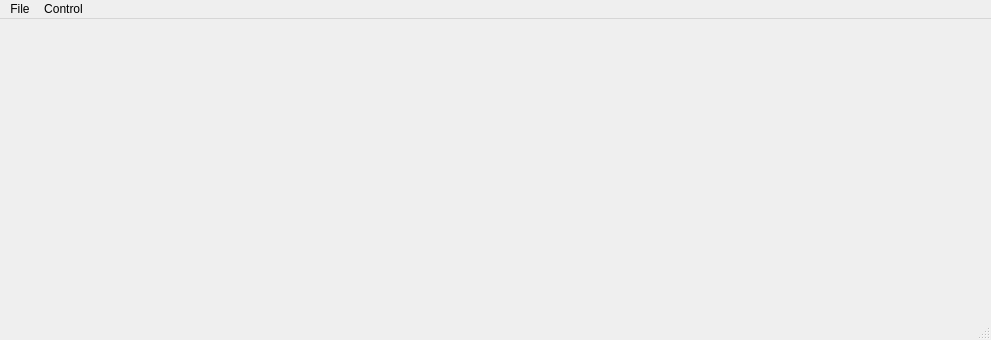
<?xml version="1.0" encoding="UTF-8"?>
<ui version="4.0">
 <class>GraphicStripSyncTestWindow</class>
 <widget class="QMainWindow" name="GraphicStripSyncTestWindow">
  <property name="geometry">
   <rect>
    <x>0</x>
    <y>0</y>
    <width>991</width>
    <height>340</height>
   </rect>
  </property>
  <property name="windowTitle">
   <string>GraphicStripSyncTest</string>
  </property>
  <widget class="QWidget" name="centralwidget">
   <layout class="QVBoxLayout" name="verticalLayout">
    <property name="leftMargin">
     <number>0</number>
    </property>
    <property name="topMargin">
     <number>0</number>
    </property>
    <property name="rightMargin">
     <number>0</number>
    </property>
    <property name="bottomMargin">
     <number>0</number>
    </property>
    <item>
     <layout class="QVBoxLayout" name="verticalLayout_3">
      <property name="leftMargin">
       <number>5</number>
      </property>
      <property name="rightMargin">
       <number>5</number>
      </property>
      <item>
       <widget class="PhGraphicView" name="stripView" native="true"/>
      </item>
     </layout>
    </item>
   </layout>
  </widget>
  <widget class="QMenuBar" name="menubar">
   <property name="geometry">
    <rect>
     <x>0</x>
     <y>0</y>
     <width>991</width>
     <height>22</height>
    </rect>
   </property>
   <widget class="QMenu" name="menuFile">
    <property name="title">
     <string>File</string>
    </property>
    <widget class="QMenu" name="menuOpen_recent">
     <property name="title">
      <string>Open recent</string>
     </property>
     <addaction name="actionEmpty"/>
    </widget>
    <addaction name="actionOpen"/>
    <addaction name="menuOpen_recent"/>
    <addaction name="actionPreferences"/>
   </widget>
   <widget class="QMenu" name="menuControl">
    <property name="title">
     <string>Control</string>
    </property>
    <widget class="QMenu" name="menuVarial_Speed">
     <property name="title">
      <string>Varial Speed</string>
     </property>
     <addaction name="action_3"/>
     <addaction name="action_1"/>
     <addaction name="action_0_5"/>
     <addaction name="action0"/>
     <addaction name="action0_5"/>
     <addaction name="action1"/>
     <addaction name="action3"/>
    </widget>
    <addaction name="actionPlay_pause"/>
    <addaction name="actionPlay_backward"/>
    <addaction name="actionStep_forward"/>
    <addaction name="actionStep_backward"/>
    <addaction name="actionStep_time_forward"/>
    <addaction name="actionStep_time_backward"/>
    <addaction name="menuVarial_Speed"/>
    <addaction name="actionGo_To"/>
   </widget>
   <addaction name="menuFile"/>
   <addaction name="menuControl"/>
  </widget>
  <widget class="QStatusBar" name="statusbar"/>
  <action name="actionOpen">
   <property name="text">
    <string>Open...</string>
   </property>
   <property name="shortcut">
    <string>Ctrl+O</string>
   </property>
  </action>
  <action name="actionPlay_pause">
   <property name="text">
    <string>Play/pause</string>
   </property>
   <property name="shortcut">
    <string>Up</string>
   </property>
  </action>
  <action name="actionPlay_backward">
   <property name="text">
    <string>Play backward</string>
   </property>
   <property name="shortcut">
    <string>Down</string>
   </property>
  </action>
  <action name="actionStep_forward">
   <property name="text">
    <string>Step forward</string>
   </property>
   <property name="shortcut">
    <string>Right</string>
   </property>
  </action>
  <action name="actionStep_backward">
   <property name="text">
    <string>Step backward</string>
   </property>
   <property name="shortcut">
    <string>Left</string>
   </property>
  </action>
  <action name="actionStep_time_forward">
   <property name="text">
    <string>Step time forward</string>
   </property>
   <property name="shortcut">
    <string>Alt+Right</string>
   </property>
  </action>
  <action name="actionStep_time_backward">
   <property name="text">
    <string>Step time backward</string>
   </property>
   <property name="shortcut">
    <string>Alt+Left</string>
   </property>
  </action>
  <action name="action_3">
   <property name="text">
    <string>-3</string>
   </property>
  </action>
  <action name="action_1">
   <property name="text">
    <string>-1</string>
   </property>
  </action>
  <action name="action_0_5">
   <property name="text">
    <string>-0.5</string>
   </property>
  </action>
  <action name="action0">
   <property name="text">
    <string>0</string>
   </property>
  </action>
  <action name="action0_5">
   <property name="text">
    <string>0.5</string>
   </property>
  </action>
  <action name="action1">
   <property name="text">
    <string>1</string>
   </property>
  </action>
  <action name="action3">
   <property name="text">
    <string>3</string>
   </property>
  </action>
  <action name="actionGo_To">
   <property name="text">
    <string>Go to...</string>
   </property>
   <property name="shortcut">
    <string>Ctrl+G</string>
   </property>
  </action>
  <action name="actionPreferences">
   <property name="text">
    <string>Preferences...</string>
   </property>
  </action>
  <action name="actionEmpty">
   <property name="enabled">
    <bool>false</bool>
   </property>
   <property name="text">
    <string>Empty</string>
   </property>
  </action>
 </widget>
 <customwidgets>
  <customwidget>
   <class>PhGraphicView</class>
   <extends>QWidget</extends>
   <header>PhGraphic/PhGraphicView.h</header>
   <container>1</container>
  </customwidget>
 </customwidgets>
 <resources/>
 <connections/>
</ui>
